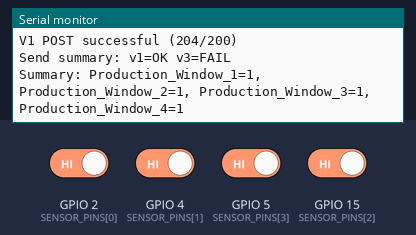
Bench run of a sketch on a simulated ESP8266 (NodeMCU). On the bench: the last lines printed to the serial monitor. The inputs (shaded band) are chosen by the test bench; at power-on: GPIO 2 (SENSOR_PINS[0]), GPIO 4 (SENSOR_PINS[1]), GPIO 5 (SENSOR_PINS[3]), GPIO 15 (SENSOR_PINS[2]) HIGH. WiFi joins after 1.5 s; servers stay silent unless stated; uploads are accepted with an empty reply.

Above: at 2.7 s.
2.8 s: GPIO 2 (SENSOR_PINS[0]) driven LOW
At 3.02 s:
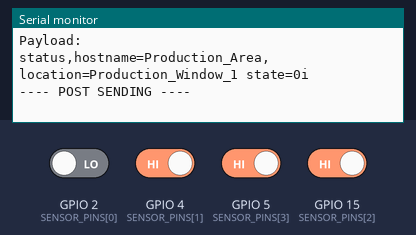
4.3 s: GPIO 4 (SENSOR_PINS[1]) driven LOW
At 5.5 s:
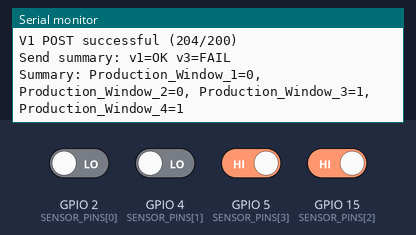
5.8 s: GPIO 5 (SENSOR_PINS[3]) driven LOW
At 8.4 s:
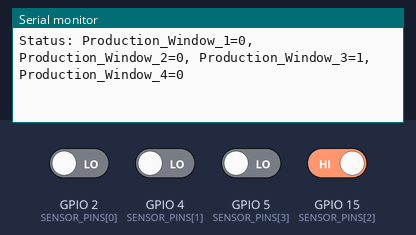
8.8 s: GPIO 15 (SENSOR_PINS[2]) driven LOW
At 10.0 s:
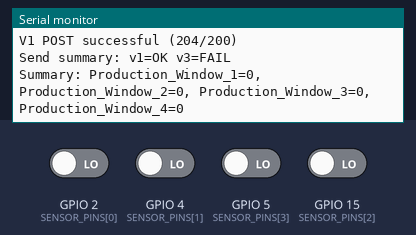
10.3 s: GPIO 2 (SENSOR_PINS[0]) driven HIGH
At 11.5 s:
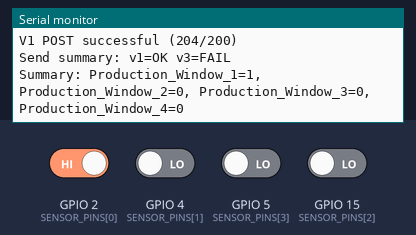
11.8 s: GPIO 4 (SENSOR_PINS[1]) driven HIGH
At 12.7 s:
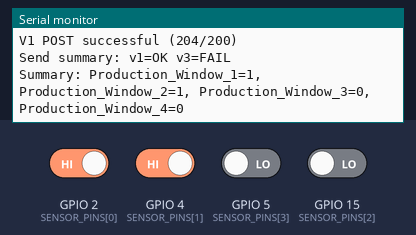
Timing chart, 0 to 14.3 s (numbered marks = the images above; inputs shaded):
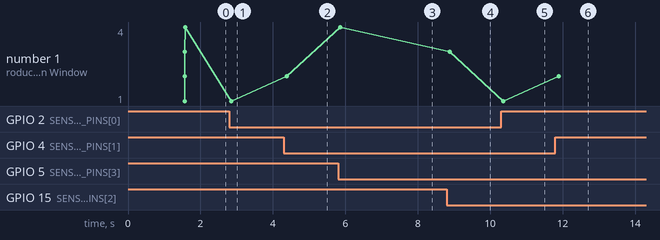

The sketch:

Window_Open_Status_v1_and_v3.ino
```cpp
#if defined(ESP8266)
  #include <ESP8266WiFi.h>
  #include <ESP8266HTTPClient.h>
  #include <ESP8266WiFiMulti.h>
  ESP8266WiFiMulti wifiMulti;
#elif defined(ESP32)
  #include <WiFi.h>
  #include <HTTPClient.h>
  #include <WiFiMulti.h>
  WiFiMulti wifiMulti;
#else
  #error "Unsupported board — define ESP8266 or ESP32 in your board manager"
#endif

#include <WiFiClient.h>

/* ========================= USER CONFIGURATION ============================== */
// WiFi credentials
#define WIFI_SSID    "Sensor monitoring"
#define WIFI_PASS    "Bl@ckAngel@2023"

// InfluxDB v1 settings (CentOS server)
const char* INFLUX_HOST = "172.25.1.15";   // change to your InfluxDB host/IP
const uint16_t INFLUX_PORT = 8086;        // default v1 port
const char* INFLUX_DB = "window_monitoring"; // database must already exist

// InfluxDB v3 settings (same host in your case, port 8181)
const char* INFLUX_V3_HOST = "172.25.1.15";   // change to your InfluxDB v3 host/IP
const uint16_t INFLUX_V3_PORT = 8181;         // default v3 port in your setup
const char* INFLUX_V3_DB = "rrcvn_monitoring"; // v3 database name
const char* INFLUX_V3_TOKEN = "apiv3_eq3btQrN4edb6VAF23aU-lSJeQHgmuL1FTcBSNfQ_XqO1xrGBZN7JdX1drnsyBscs_nmMOvCQfesoaCVifYPLQ"; // required for v3

// Measurement / tags
const char* MEASUREMENT = "status";
const char* HOST_TAG = "Production_Area";

// Sensors configuration
const int NUM_SENSORS = 4;
// GPIO pins used for the 4 sensors (NodeMCU Dn numbering). Change if you wired differently.
const int SENSOR_PINS[NUM_SENSORS] = {2, 4, 15, 5};
const char* LOCATIONS[NUM_SENSORS] = {"Production_Window_1", "Production_Window_2", "Production_Window_3", "Production_Window_4"};

// Per-sensor physical mapping:
const int rawClosedLevel[NUM_SENSORS]      = {LOW, HIGH, HIGH, HIGH};
const int closedStateValue[NUM_SENSORS]   = {0, 1, 1, 1};

// Timing & debounce
const unsigned long DEBOUNCE_MS   = 50UL;        // debounce window per sensor
const unsigned long HEARTBEAT_MS  = 30000UL;     // at least send each sensor once every 30s

/* ========================= END CONFIGURATION =============================== */

/* Runtime variables */
WiFiClient wifiClient;

int lastRaw[NUM_SENSORS];                // last raw read value for each pin
unsigned long lastChangeMs[NUM_SENSORS]; // last time raw value changed (for debounce)
int stableState[NUM_SENSORS];            // computed logical state (0 or 1) after mapping
int lastSentState[NUM_SENSORS];          // last state that was successfully sent (-1 = never sent)
unsigned long lastSentMs[NUM_SENSORS];   // last successful send time per sensor

/* Helper: build write URL for InfluxDB v1 */
String makeWriteURL() {
  return String("http://") + INFLUX_HOST + ":" + String(INFLUX_PORT) + "/write?db=" + INFLUX_DB;
}

/* Helper: build write URL for InfluxDB v3 */
String makeWriteURLv3() {
  return String("http://") + INFLUX_V3_HOST + ":" + String(INFLUX_V3_PORT) + "/api/v3/write_lp?db=" + INFLUX_V3_DB;
}

/* Helper: build a line-protocol line for a sensor index */
String makeLineProtocol(int idx) {
  // measurement,hostname=...,location=... state=Ni
  String s = String(MEASUREMENT) + ",hostname=" + HOST_TAG + ",location=" + LOCATIONS[idx];
  s += " state=" + String(stableState[idx]) + "i";
  return s;
}

/* Send a multi-line payload (one line per included sensor) to both v1 and v3.
   Returns true if at least one backend accepted the payload.
*/
bool sendPayload(const String &payload) {
  if (WiFi.status() != WL_CONNECTED) {
    Serial.println("WiFi not connected -> cannot send");
    return false;
  }

  bool ok_v1 = false;
  bool ok_v3 = false;

  // ---- InfluxDB v1 ----
  {
    HTTPClient http;
    String url = makeWriteURL();

    Serial.println();
    Serial.println("---- V1 POST START ----");
    Serial.print("POST ");
    Serial.println(url);
    Serial.println("Payload:");
    Serial.println(payload);
    Serial.println("---- POST SENDING ----");

    #if defined(ESP8266)
      http.begin(wifiClient, url); // ESP8266
    #else
      http.begin(url); // ESP32
    #endif

    http.addHeader("Content-Type", "text/plain");
    int httpCode = http.POST(payload);

    if (httpCode > 0) {
      Serial.printf("V1 HTTP %d\n", httpCode);
      if (httpCode == 204 || httpCode == 200) {
        ok_v1 = true;
        Serial.println("V1 POST successful (204/200)");
      } else {
        String body = http.getString();
        Serial.print("V1 Body: ");
        Serial.println(body);
      }
    } else {
      Serial.print("V1 HTTP POST failed: ");
      Serial.println(http.errorToString(httpCode));
    }
    http.end();
  }

  // ---- InfluxDB v3 ----
  // {
  //   HTTPClient http;
  //   String url = makeWriteURLv3();

  //   Serial.println();
  //   Serial.println("---- V3 POST START ----");
  //   Serial.print("POST ");
  //   Serial.println(url);
  //   Serial.println("Payload:");
  //   Serial.println(payload);
  //   Serial.println("---- POST SENDING ----");

  //   #if defined(ESP8266)
  //     http.begin(wifiClient, url); // ESP8266
  //   #else
  //     http.begin(url); // ESP32
  //   #endif

  //   http.addHeader("Content-Type", "text/plain");
  //   // Authorization header required for v3
  //   http.addHeader("Authorization", String("Bearer ") + INFLUX_V3_TOKEN);

  //   int httpCode = http.POST(payload);

  //   if (httpCode > 0) {
  //     Serial.printf("V3 HTTP %d\n", httpCode);
  //     // v3 often returns 204 No Content on success
  //     if (httpCode == 204 || httpCode == 200) {
  //       ok_v3 = true;
  //       Serial.println("V3 POST successful (204/200)");
  //     } else {
  //       // print server response body if available (helpful for debugging)
  //       String body = http.getString();
  //       Serial.print("V3 Body: ");
  //       Serial.println(body);
  //     }
  //   } else {
  //     Serial.print("V3 HTTP POST failed: ");
  //     Serial.println(http.errorToString(httpCode));
  //   }
  //   http.end();
  // }

  // Log summary
  Serial.print("Send summary: v1=");
  Serial.print(ok_v1 ? "OK" : "FAIL");
  Serial.print(" v3=");
  Serial.println(ok_v3 ? "OK" : "FAIL");

  // Return true if at least one backend accepted the payload
  return ok_v1 || ok_v3;
}

/* Setup */
void setup() {
  Serial.begin(115200);
  delay(50);
  Serial.println();
  Serial.println("=== 4-sensor InfluxDB writer (v1 + v3) ===");

  // Initialize pins and runtime arrays
  unsigned long now = millis();
  for (int i = 0; i < NUM_SENSORS; ++i) {
    pinMode(SENSOR_PINS[i], INPUT_PULLUP); // using internal pull-up; change if necessary
    int r = digitalRead(SENSOR_PINS[i]);
    lastRaw[i] = r;
    lastChangeMs[i] = now;
    bool closed = (r == rawClosedLevel[i]);
    // stableState: value to write for current physical closed/open
    stableState[i] = closed ? closedStateValue[i] : (1 - closedStateValue[i]);
    lastSentState[i] = -1;    // not sent yet
    lastSentMs[i] = 0;
  }

  // Connect to WiFi (wifiMulti allows adding fallback networks)
  wifiMulti.addAP(WIFI_SSID, WIFI_PASS);
  Serial.print("Connecting to WiFi");
  unsigned long start = millis();
  while (wifiMulti.run() != WL_CONNECTED && millis() - start < 20000) {
    Serial.print(".");
    delay(500);
  }
  Serial.println();
  if (WiFi.status() == WL_CONNECTED) {
    Serial.print("WiFi connected, IP=");
    Serial.println(WiFi.localIP());
  } else {
    Serial.println("WiFi connect failed - check SSID/password or network");
  }

  Serial.println("Setup complete.");
}

/* Main loop */
void loop() {
  unsigned long now = millis();
  wifiMulti.run(); // keep WiFi alive / handle reconnection

  // Build payload lines for sensors that need to be sent (changed or heartbeat)
  String payload = "";
  bool include[NUM_SENSORS] = { false };
  bool anyToSend = false;

  for (int i = 0; i < NUM_SENSORS; ++i) {
    int raw = digitalRead(SENSOR_PINS[i]);

    // Debounce: update lastRaw and lastChangeMs on raw transitions
    if (raw != lastRaw[i]) {
      lastRaw[i] = raw;
      lastChangeMs[i] = now;
    }

    // If stable beyond debounce window, compute logical stable state
    if (now - lastChangeMs[i] >= DEBOUNCE_MS) {
      bool closedNow = (lastRaw[i] == rawClosedLevel[i]); // physical closed?
      int computedState = closedNow ? closedStateValue[i] : (1 - closedStateValue[i]);

      // update stableState if changed
      if (computedState != stableState[i]) {
        stableState[i] = computedState;
      }

      // decide if this sensor should be included in the outgoing payload:
      // include if it changed since last sent or if heartbeat elapsed
      if (stableState[i] != lastSentState[i] || (now - lastSentMs[i] >= HEARTBEAT_MS)) {
        if (payload.length() > 0) payload += "\n";
        payload += makeLineProtocol(i);
        include[i] = true;
        anyToSend = true;
      }
    }
  }

  if (anyToSend) {
    bool ok = sendPayload(payload);
    if (ok) {
      unsigned long sentAt = millis();
      // update last-sent state/time for included sensors
      for (int i = 0; i < NUM_SENSORS; ++i) {
        if (include[i]) {
          lastSentState[i] = stableState[i];
          lastSentMs[i] = sentAt;
        }
      }
      // print concise summary
      Serial.print("Summary:");
      for (int i = 0; i < NUM_SENSORS; ++i) {
        Serial.printf(" %s=%d", LOCATIONS[i], lastSentState[i] >= 0 ? lastSentState[i] : -1);
        if (i < NUM_SENSORS - 1) Serial.print(",");
      }
      Serial.println();
    } else {
      Serial.println("Send failed; will retry next cycle or heartbeat.");
    }
  } else {
    // No send required — print compact status periodically (every 8s)
    static unsigned long lastStatusMs = 0;
    if (now - lastStatusMs >= 8000UL) {
      Serial.print("Status:");
      for (int i = 0; i < NUM_SENSORS; ++i) {
        Serial.printf(" %s=%d", LOCATIONS[i], stableState[i]);
        if (i < NUM_SENSORS - 1) Serial.print(",");
      }
      Serial.println();
      lastStatusMs = now;
    }
  }

  // small delay to avoid busy-looping; keeps responsiveness high
  delay(50);
}
```

Measured:
- after the input at 2.8 s, the serial monitor: prints a new line after 0.05 s (image 1)
- after the input at 4.3 s, the serial monitor: prints a new line after 0.08 s (image 2)
- after the input at 5.8 s, the serial monitor: prints a new line after 0.05 s (image 3)
- after the input at 8.8 s, the serial monitor: prints a new line after 0.09 s (image 4)
- after the input at 10.3 s, the serial monitor: prints a new line after 0.06 s (image 5)
- after the input at 11.8 s, the serial monitor: prints a new line after 0.09 s (image 6)
